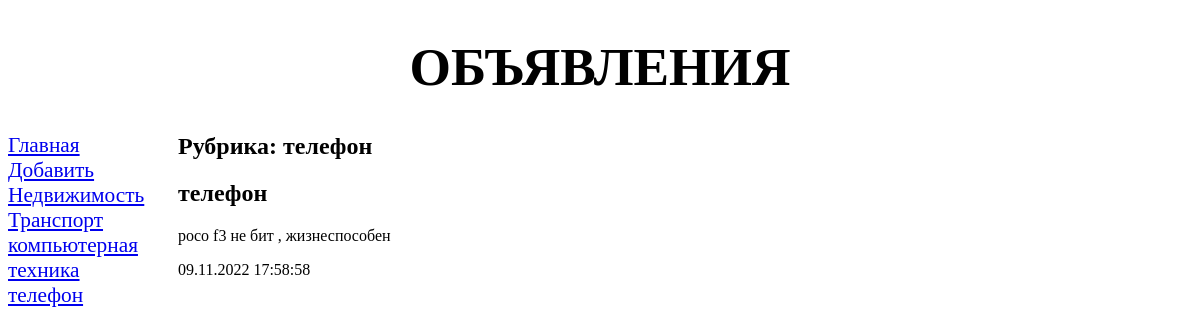
Screenshot of /3/ with the database file from the repository.
### bboard/models.py (models this page shows, shortened)
class Rubric(models.Model):
    name = models.CharField(max_length=20, db_index=True, verbose_name='Название')
    class Meta:
        verbose_name = 'Рубрика'
        verbose_name_plural = 'Рубрики'
        ordering = ['name']

class Bb(models.Model):
    title = models.CharField(max_length=50, verbose_name='Товар')
    content = models.TextField(null=True, blank=True, verbose_name='Описание')
    price = models.FloatField(null=True, blank=True, verbose_name='Цена')
    published = models.DateTimeField(auto_now_add=True, db_index=True, verbose_name='Дата добавления')
    rubric = models.ForeignKey('Rubric', null=True, on_delete=models.PROTECT, verbose_name='Рубрика')
    class Meta:
        verbose_name = 'Объявление'
        verbose_name_plural = 'Объявления'
        ordering = ['-published']

### bboard/views.py (the view)
# urls.py: path('<int:rubric_id>/', by_rubric, name='by_rubric'),
def by_rubric(request, rubric_id):
    bbs = Bb.objects.filter(rubric=rubric_id)
    rubrics = Rubric.objects.all()
    current_rubric = Rubric.objects.get(pk=rubric_id)
    context = {'bbs': bbs, 'rubrics': rubrics, 'current_rubric': current_rubric}
    return render(request, 'bboard/by_rubric.html', context)

### bboard/templates/bboard/by_rubric.html (shortened to what this page needs)
{% extends 'layout/basic.html'%}
{% block content%}
<h2>Рубрика: {{current_rubric.name}}</h2>
  {% for bb in bbs %}
    <div>
        <h2>{{bb.title}}</h2>
        <p>{{bb.content}}</p>
        <p>{{bb.published|date:'d.m.Y H:i:s'}}</p>
    </div>
    {%endfor%}
{% endblock%}

### bboard/templates/layout/basic.html (shortened to what this page needs)
{%load static%}
<!DOCTYPE html>
<html lang="en">
<head>
</head>
    <link rel="stylesheet" type="text/css" href="{% static 'bboard/style.css' %}">
<body>
  <header>
      <h1>Объявления</h1>
  </header>
  <nav>
      <a href="{% url 'index' %}">Главная</a>
        <a href="{% url 'add' %}">Добавить</a>
        {% for rubric in rubrics %}
        <a href="{% url 'by_rubric' rubric.pk %}">{{rubric.name}}</a>
        {%endfor%}
  </nav>
  <section>
      {%block content%}
      {%endblock%}
  </section>
</body>
</html>

### bboard/static/bboard/style.css (style rules this page uses)
header h1 { font-size: 40pt; text-transform: uppercase; text-align: center; background: url('bg.jpg') left / auto 100% no-repeat; }
nav { font-size: 16pt; width: 150px; float: left; }
nav a { display: block; margin: 10px 0 px; }
section { margin-left: 170px }

### rows the page displays
Rubric: name "Недвижимость"
Rubric: name "Транспорт"
Rubric: name "компьютерная техника"
Rubric: name "телефон"
Bb: title "телефон", content "poco f3 не бит , жизнеспособен", published "09.11.2022 17:58:58"
